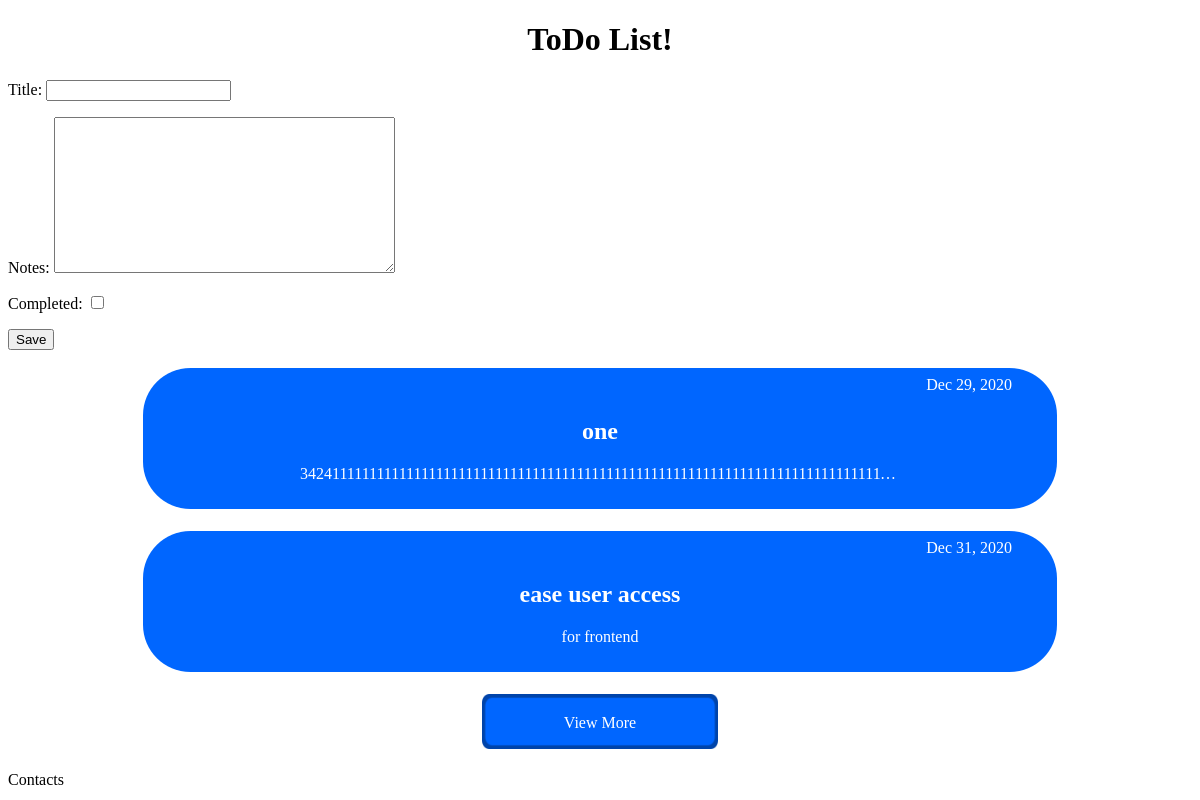
Before: / with the older database file.
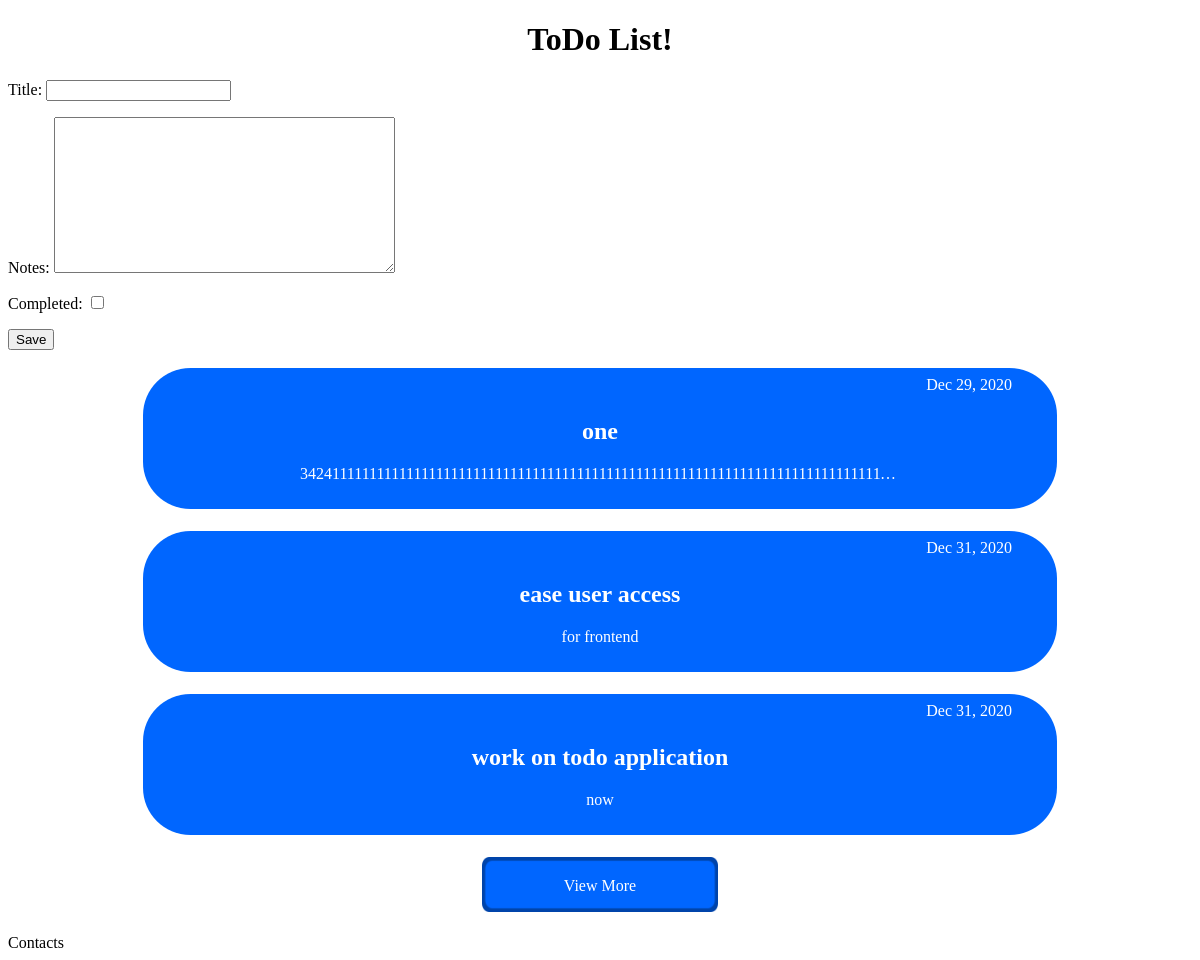
After: the same page with the newer database file.
### main/models.py (models this page shows)
class Task(models.Model):
    title = models.CharField(max_length=200)
    completed = models.BooleanField(default=False)
    notes = models.TextField()
    created = models.DateTimeField( auto_now=False, auto_now_add=True)
    def __str__(self):
        return self.title

### main/views.py (the view)
# urls.py: 2. Add a URL to urlpatterns:  path('', views.home, name='home')
def home(request):
    if request.method == 'POST':
        form = TaskForm(request.POST or None)
        if form.is_valid():
            form.save()
            return redirect('home')
    else:
        form = TaskForm()
    context = {
        "tasks":Task.objects.all(),
        "form": form
    }
    return render(request, "main/home.html", context)

### main/forms.py
class TaskForm(forms.ModelForm):
    class Meta:
        model = Task
        fields = [
            'title',
            'notes',
            'completed',
        ]

### main/templates/main/home.html (shortened to what this page needs)
{%load static%}
<!DOCTYPE html>
<html>
    <head>
        <link rel="stylesheet" href="{%static 'CSS/style.css'%}">
    </head>
    <body>
        <header>
            <h1 style ="text-align:center;" >ToDo List!</h1>
            <form method='POST'>
                {{form.as_p}}
                <input type='submit' value='Save'/>
            </form>
        </header>
        <main>
                {% for task in tasks %}
                    {% if forloop.counter <= 4  %}
                        <br/>
                        <div class = "container">
                            <img src="{%static 'images/card.png'%}">
                            <div class = "centered">
                                <h2 >{{task}}</h2>
                                <div class="myClass">
                                    {{task.notes}}
                                </div>
                            </div>
                            <div class = "top-right">
                                <p2>{{task.created|date:"M d, Y" }}</p2>
                            </div>
                        </div>
                    {% endif %}
                {%endfor %}
        </main>
        <footer>
        <br/>
            <div class = "container">
                <img src="{%static 'images/button.png'%}" width="20%" height="20%"                     onclick="DoSomething();" />
                    <div class = "centered">
                        <p1>View More</p1>
                    </div>
            </div>
            <br/>
            <p1>Contacts</p1>
        </footer>
    </body>
</html>

Changed rows visible on the page:
added Task: title "work on todo application", notes "now", created "Dec 31, 2020"
